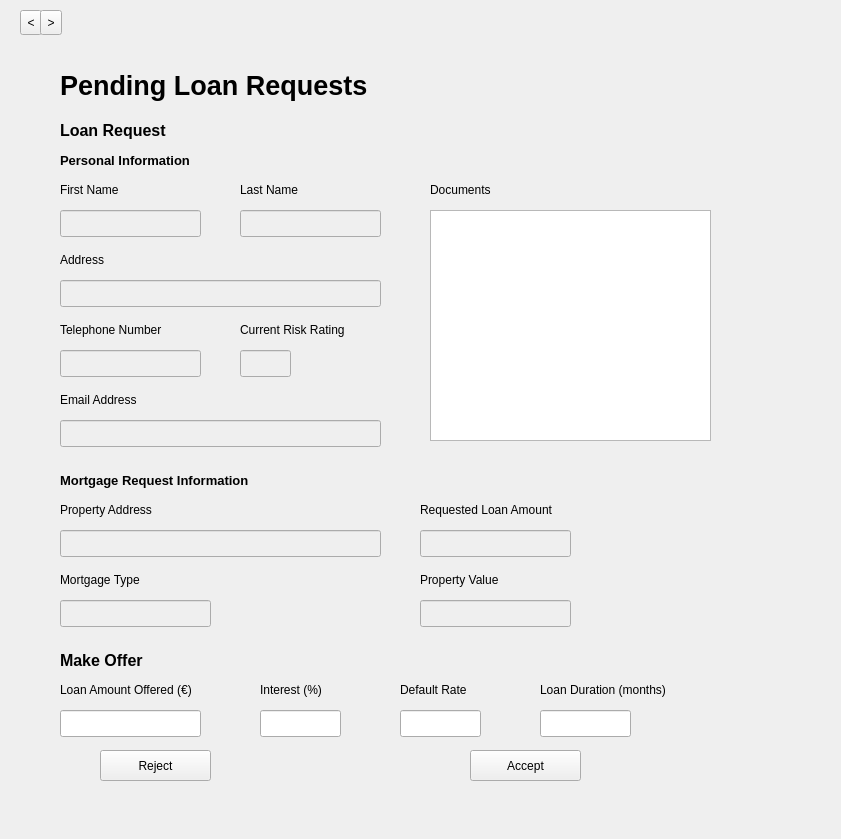
    <widget class="QWidget" name="scrollAreaWidgetContents">
     <property name="geometry">
      <rect>
       <x>0</x>
       <y>0</y>
       <width>841</width>
       <height>839</height>
      </rect>
     </property>
     <widget class="QLineEdit" name="fiplr2_email_lineedit">
      <property name="enabled">
       <bool>false</bool>
      </property>
      <property name="geometry">
       <rect>
        <x>60</x>
        <y>420</y>
        <width>321</width>
        <height>27</height>
       </rect>
      </property>
     </widget>
     <widget class="QPushButton" name="fiplr2_reject_pushbutton">
      <property name="geometry">
       <rect>
        <x>100</x>
        <y>750</y>
        <width>111</width>
        <height>31</height>
       </rect>
      </property>
      <property name="text">
       <string>Reject</string>
      </property>
     </widget>
     <widget class="QLabel" name="fiplr2_offer_interest_label">
      <property name="geometry">
       <rect>
        <x>260</x>
        <y>680</y>
        <width>141</width>
        <height>20</height>
       </rect>
      </property>
      <property name="font">
       <font>
        <weight>50</weight>
        <bold>false</bold>
       </font>
      </property>
      <property name="text">
       <string>Interest (%)</string>
      </property>
     </widget>
     <widget class="QLabel" name="fiplr2_loan_duration_label">
      <property name="geometry">
       <rect>
        <x>540</x>
        <y>680</y>
        <width>141</width>
        <height>20</height>
       </rect>
      </property>
      <property name="font">
       <font>
        <weight>50</weight>
        <bold>false</bold>
       </font>
      </property>
      <property name="text">
       <string>Loan Duration (months)</string>
      </property>
     </widget>
     <widget class="QLineEdit" name="fiplr2_lastname_lineedit">
      <property name="enabled">
       <bool>false</bool>
      </property>
      <property name="geometry">
       <rect>
        <x>240</x>
        <y>210</y>
        <width>141</width>
        <height>27</height>
       </rect>
      </property>
     </widget>
     <widget class="QLabel" name="fiplr2_loan_amount_label">
      <property name="geometry">
       <rect>
        <x>420</x>
        <y>500</y>
        <width>211</width>
        <height>20</height>
       </rect>
      </property>
      <property name="font">
       <font>
        <weight>50</weight>
        <bold>false</bold>
       </font>
      </property>
      <property name="text">
       <string>Requested Loan Amount</string>
      </property>
     </widget>
     <widget class="QLabel" name="fiplr2_property_address_label">
      <property name="geometry">
       <rect>
        <x>60</x>
        <y>500</y>
        <width>141</width>
        <height>20</height>
       </rect>
      </property>
      <property name="font">
       <font>
        <weight>50</weight>
        <bold>false</bold>
       </font>
      </property>
      <property name="text">
       <string>Property Address</string>
      </property>
     </widget>
     <widget class="QLabel" name="fiplr2_documents_label">
      <property name="geometry">
       <rect>
        <x>430</x>
        <y>180</y>
        <width>90</width>
        <height>20</height>
       </rect>
      </property>
      <property name="font">
       <font>
        <weight>50</weight>
        <bold>false</bold>
       </font>
      </property>
      <property name="text">
       <string>Documents</string>
      </property>
     </widget>
     <widget class="QLabel" name="fiplr2_personal_information_label">
      <property name="geometry">
       <rect>
        <x>60</x>
        <y>150</y>
        <width>221</width>
        <height>21</height>
       </rect>
      </property>
      <property name="font">
       <font>
        <pointsize>10</pointsize>
        <weight>75</weight>
        <bold>true</bold>
       </font>
      </property>
      <property name="text">
       <string>Personal Information</string>
      </property>
     </widget>
     <widget class="QLineEdit" name="fiplr2_phonenumber_lineedit">
      <property name="enabled">
       <bool>false</bool>
      </property>
      <property name="geometry">
       <rect>
        <x>60</x>
        <y>350</y>
        <width>141</width>
        <height>27</height>
       </rect>
      </property>
     </widget>
     <widget class="QLabel" name="fiplr2_email_label">
      <property name="geometry">
       <rect>
        <x>60</x>
        <y>390</y>
        <width>181</width>
        <height>20</height>
       </rect>
      </property>
      <property name="font">
       <font>
        <weight>50</weight>
        <bold>false</bold>
       </font>
      </property>
      <property name="text">
       <string>Email Address</string>
      </property>
     </widget>
     <widget class="QLabel" name="fiplr2_risk_label">
      <property name="geometry">
       <rect>
        <x>240</x>
        <y>320</y>
        <width>121</width>
        <height>20</height>
       </rect>
      </property>
      <property name="font">
       <font>
        <weight>50</weight>
        <bold>false</bold>
       </font>
      </property>
      <property name="text">
       <string>Current Risk Rating</string>
      </property>
     </widget>
     <widget class="QListView" name="fiplr2_documents_listview">
      <property name="geometry">
       <rect>
        <x>430</x>
        <y>210</y>
        <width>281</width>
        <height>231</height>
       </rect>
      </property>
     </widget>
     <widget class="QLineEdit" name="fiplr2_property_value_lineedit">
      <property name="enabled">
       <bool>false</bool>
      </property>
      <property name="geometry">
       <rect>
        <x>420</x>
        <y>600</y>
        <width>151</width>
        <height>27</height>
       </rect>
      </property>
     </widget>
     <widget class="QLineEdit" name="fiplr2_loan_amount_lineedit">
      <property name="enabled">
       <bool>false</bool>
      </property>
      <property name="geometry">
       <rect>
        <x>420</x>
        <y>530</y>
        <width>151</width>
        <height>27</height>
       </rect>
      </property>
     </widget>
     <widget class="QLineEdit" name="fiplr2_offer_amount_lineedit">
      <property name="geometry">
       <rect>
        <x>60</x>
        <y>710</y>
        <width>141</width>
        <height>27</height>
       </rect>
      </property>
     </widget>
     <widget class="QLineEdit" name="fiplr2_risk_lineedit">
      <property name="enabled">
       <bool>false</bool>
      </property>
      <property name="geometry">
       <rect>
        <x>240</x>
        <y>350</y>
        <width>51</width>
        <height>27</height>
       </rect>
      </property>
     </widget>
     <widget class="QLabel" name="fiplr2_offer_amount_label">
      <property name="geometry">
       <rect>
        <x>60</x>
        <y>680</y>
        <width>161</width>
        <height>20</height>
       </rect>
      </property>
      <property name="font">
       <font>
        <weight>50</weight>
        <bold>false</bold>
       </font>
      </property>
      <property name="text">
       <string>Loan Amount Offered (€)</string>
      </property>
     </widget>
     <widget class="QLineEdit" name="fiplr2_address_lineedit">
      <property name="enabled">
       <bool>false</bool>
      </property>
      <property name="geometry">
       <rect>
        <x>60</x>
        <y>280</y>
        <width>321</width>
        <height>27</height>
       </rect>
      </property>
     </widget>
     <widget class="QLabel" name="fiplr2_make_offer_label">
      <property name="geometry">
       <rect>
        <x>60</x>
        <y>650</y>
        <width>221</width>
        <height>21</height>
       </rect>
      </property>
      <property name="font">
       <font>
        <pointsize>12</pointsize>
        <weight>75</weight>
        <bold>true</bold>
       </font>
      </property>
      <property name="text">
       <string>Make Offer</string>
      </property>
     </widget>
     <widget class="QLabel" name="fiplr2_address_label">
      <property name="geometry">
       <rect>
        <x>60</x>
        <y>250</y>
        <width>370</width>
        <height>20</height>
       </rect>
      </property>
      <property name="font">
       <font>
        <weight>50</weight>
        <bold>false</bold>
       </font>
      </property>
      <property name="text">
       <string>Address</string>
      </property>
     </widget>
     <widget class="QLabel" name="fiplr2_title_label">
      <property name="geometry">
       <rect>
        <x>60</x>
        <y>60</y>
        <width>361</width>
        <height>51</height>
       </rect>
      </property>
      <property name="font">
       <font>
        <pointsize>20</pointsize>
        <weight>75</weight>
        <bold>true</bold>
       </font>
      </property>
      <property name="text">
       <string>Pending Loan Requests</string>
      </property>
     </widget>
     <widget class="QLabel" name="fiplr2_loan_request_label">
      <property name="geometry">
       <rect>
        <x>60</x>
        <y>120</y>
        <width>221</width>
        <height>21</height>
       </rect>
      </property>
      <property name="font">
       <font>
        <pointsize>12</pointsize>
        <weight>75</weight>
        <bold>true</bold>
       </font>
      </property>
      <property name="text">
       <string>Loan Request</string>
      </property>
     </widget>
     <widget class="QLineEdit" name="fiplr2_mortgage_type_lineedit">
      <property name="enabled">
       <bool>false</bool>
      </property>
      <property name="geometry">
       <rect>
        <x>60</x>
        <y>600</y>
        <width>151</width>
        <height>27</height>
       </rect>
      </property>
     </widget>
     <widget class="QLabel" name="fiplr2_firstname_label">
      <property name="geometry">
       <rect>
        <x>60</x>
        <y>180</y>
        <width>90</width>
        <height>20</height>
       </rect>
      </property>
      <property name="font">
       <font>
        <weight>50</weight>
        <bold>false</bold>
       </font>
      </property>
      <property name="text">
       <string>First Name</string>
      </property>
     </widget>
     <widget class="QLabel" name="fiplr2_phonenumber_label">
      <property name="geometry">
       <rect>
        <x>60</x>
        <y>320</y>
        <width>141</width>
        <height>20</height>
       </rect>
      </property>
      <property name="font">
       <font>
        <weight>50</weight>
        <bold>false</bold>
       </font>
      </property>
      <property name="text">
       <string>Telephone Number</string>
      </property>
     </widget>
     <widget class="QLineEdit" name="fiplr2_offer_interest_lineedit">
      <property name="geometry">
       <rect>
        <x>260</x>
        <y>710</y>
        <width>81</width>
        <height>27</height>
       </rect>
      </property>
     </widget>
     <widget class="QLabel" name="fiplr2_default_rate_label">
      <property name="geometry">
       <rect>
        <x>400</x>
        <y>680</y>
        <width>141</width>
        <height>20</height>
       </rect>
      </property>
      <property name="font">
       <font>
        <weight>50</weight>
        <bold>false</bold>
       </font>
      </property>
      <property name="text">
       <string>Default Rate</string>
      </property>
     </widget>
     <widget class="QLabel" name="fiplr2_mortgage_information_label">
      <property name="geometry">
       <rect>
        <x>60</x>
        <y>470</y>
        <width>241</width>
        <height>21</height>
       </rect>
      </property>
      <property name="font">
       <font>
        <pointsize>10</pointsize>
        <weight>75</weight>
        <bold>true</bold>
       </font>
      </property>
      <property name="text">
       <string>Mortgage Request Information</string>
      </property>
     </widget>
     <widget class="QLabel" name="fiplr2_lastname_label">
      <property name="geometry">
       <rect>
        <x>240</x>
        <y>180</y>
        <width>90</width>
        <height>20</height>
       </rect>
      </property>
      <property name="font">
       <font>
        <weight>50</weight>
        <bold>false</bold>
       </font>
      </property>
      <property name="text">
       <string>Last Name</string>
      </property>
     </widget>
     <widget class="QPushButton" name="fiplr2_accept_pushbutton">
      <property name="geometry">
       <rect>
        <x>470</x>
        <y>750</y>
        <width>111</width>
        <height>31</height>
       </rect>
      </property>
      <property name="text">
       <string>Accept</string>
      </property>
     </widget>
     <widget class="QLineEdit" name="fiplr2_loan_duration_lineedit">
      <property name="geometry">
       <rect>
        <x>540</x>
        <y>710</y>
        <width>91</width>
        <height>27</height>
       </rect>
      </property>
     </widget>
     <widget class="QLabel" name="fiplr2_property_value_label">
      <property name="geometry">
       <rect>
        <x>420</x>
        <y>570</y>
        <width>370</width>
        <height>20</height>
       </rect>
      </property>
      <property name="font">
       <font>
        <weight>50</weight>
        <bold>false</bold>
       </font>
      </property>
      <property name="text">
       <string>Property Value</string>
      </property>
     </widget>
     <widget class="QLabel" name="fiplr2_mortgage_type_label">
      <property name="geometry">
       <rect>
        <x>60</x>
        <y>570</y>
        <width>281</width>
        <height>20</height>
       </rect>
      </property>
      <property name="font">
       <font>
        <weight>50</weight>
        <bold>false</bold>
       </font>
      </property>
      <property name="text">
       <string>Mortgage Type</string>
      </property>
     </widget>
     <widget class="QLineEdit" name="fiplr2_default_rate_lineedit">
      <property name="geometry">
       <rect>
        <x>400</x>
        <y>710</y>
        <width>81</width>
        <height>27</height>
       </rect>
      </property>
     </widget>
     <widget class="QLineEdit" name="fiplr2_property_address_lineedit">
      <property name="enabled">
       <bool>false</bool>
      </property>
      <property name="geometry">
       <rect>
        <x>60</x>
        <y>530</y>
        <width>321</width>
        <height>27</height>
       </rect>
      </property>
     </widget>
     <widget class="QLineEdit" name="fiplr2_firstname_lineedit">
      <property name="enabled">
       <bool>false</bool>
      </property>
      <property name="geometry">
       <rect>
        <x>60</x>
        <y>210</y>
        <width>141</width>
        <height>27</height>
       </rect>
      </property>
     </widget>
     <widget class="QToolButton" name="prev_6">
      <property name="geometry">
       <rect>
        <x>20</x>
        <y>10</y>
        <width>22</width>
        <height>25</height>
       </rect>
      </property>
      <property name="text">
       <string>&lt;</string>
      </property>
     </widget>
     <widget class="QToolButton" name="next_6">
      <property name="geometry">
       <rect>
        <x>40</x>
        <y>10</y>
        <width>22</width>
        <height>25</height>
       </rect>
      </property>
      <property name="text">
       <string>&gt;</string>
      </property>
     </widget>
    </widget>
